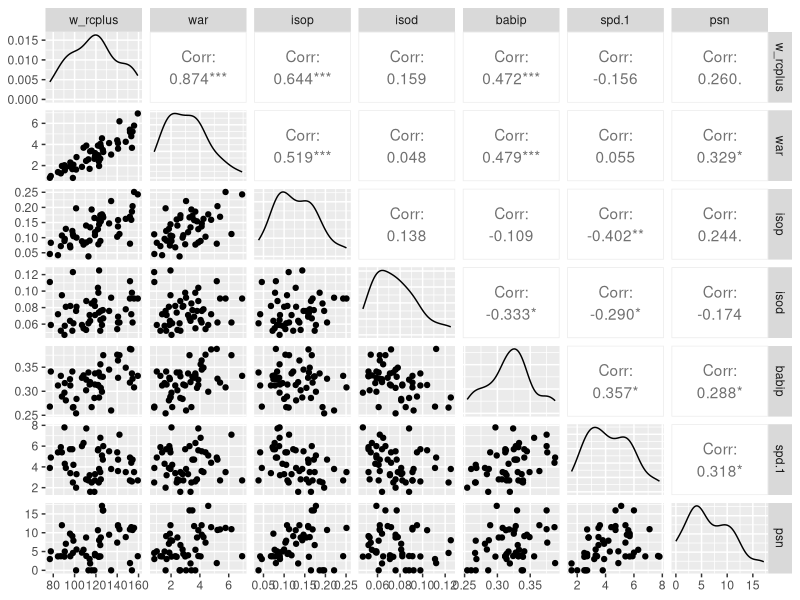
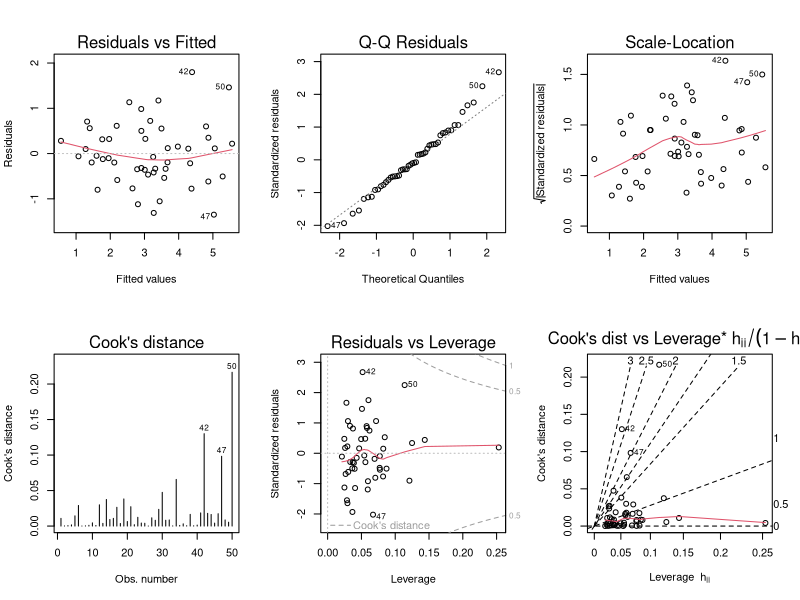
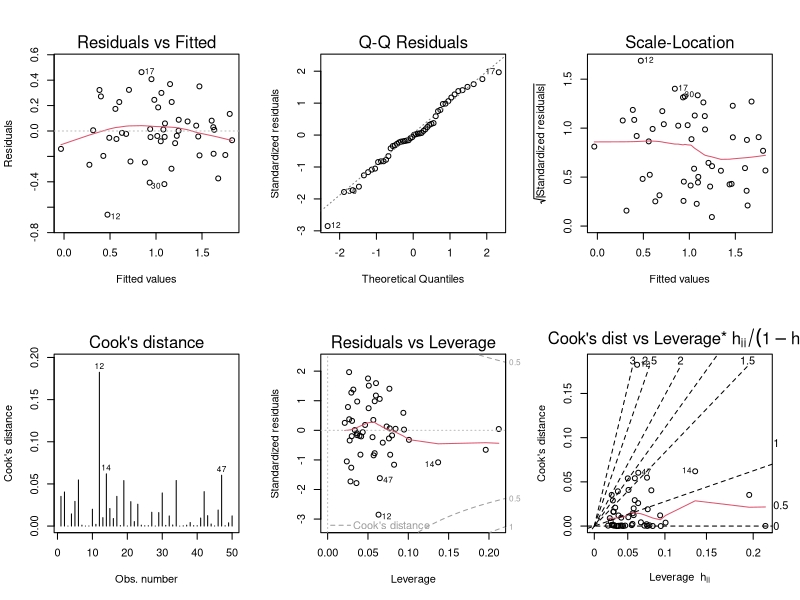

Here is the R script that generated these plots, in order: (Note: this script raises an error after producing the figures.)
#packages required
install.packages('car')
install.packages('ggplot2')
install.packages('GGally')
install.packages('lmtest')

library(car)
library(ggplot2)
library(GGally)
library(lmtest)

#working directory
setwd('C:\\Users\\Finance_Analytics\\WARAnalysis')
setwd('C:\\Users\\esteb\\Documents\\GitHub\\WARAnalysis-KBO2023\\WARAnalysis_Cleaned_v0.2')
Dataset_WARAnalysis_v0.1 <- read.csv('Dataset_WARAnalysis_v0.1.csv')

#prototype models

#model 0.1 series

LM_Prototype_WARAnalysis_v0.1.1 <- lm(war~batting_average+on_base_percentage+slugging_percentage, data=Dataset_WARAnalysis_v0.1)
summary(LM_Prototype_WARAnalysis_v0.1.1)
vif(LM_Prototype_WARAnalysis_v0.1.1)
saveRDS(LM_Prototype_WARAnalysis_v0.1.1, file='C:\\Users\\Finance_Analytics\\WARAnalysis\\LM_Prototype_WARAnalysis_v0.1.1.rds')
#insignificant because of batting_average

LM_Prototype_WARAnalysis_v0.1.2 <- lm(war~hr_ratio+bb_ratio+isop+isod+babip+spd+psn+w_oba+w_rc_27o_pf+w_raa_pf, data=Dataset_WARAnalysis_v0.1)
summary(LM_Prototype_WARAnalysis_v0.1.2)
vif(LM_Prototype_WARAnalysis_v0.1.2)
saveRDS(LM_Prototype_WARAnalysis_v0.1.2, file='C:\\Users\\Finance_Analytics\\WARAnalysis\\LM_Prototype_WARAnalysis_v0.1.2.rds')
#insignificant

LM_Prototype_WARAnalysis_v0.1.3 <- lm(war~isop+isod+babip+spd+psn+w_rcplus, data=Dataset_WARAnalysis_v0.1)
summary(LM_Prototype_WARAnalysis_v0.1.3)
vif(LM_Prototype_WARAnalysis_v0.1.3)
ggpairs(Dataset_WARAnalysis_v0.1, c(29,30,36,37,38,39,40))
saveRDS(LM_Prototype_WARAnalysis_v0.1.3, file='C:\\Users\\Finance_Analytics\\WARAnalysis\\LM_Prototype_WARAnalysis_v0.1.3.rds')
#insignificant

LM_Prototype_WARAnalysis_v0.1.4 <- lm(war~w_oba_pf+isop+isod+babip, data=Dataset_WARAnalysis_v0.1)
summary(LM_Prototype_WARAnalysis_v0.1.4)
vif(LM_Prototype_WARAnalysis_v0.1.4)
saveRDS(LM_Prototype_WARAnalysis_v0.1.4, file='C:\\Users\\Finance_Analytics\\WARAnalysis\\LM_Prototype_WARAnalysis_v0.1.4.rds')
#insignificant

LM_Prototype_WARAnalysis_v0.1.5 <- lm(war~on_base_percentage+slugging_percentage, data=Dataset_WARAnalysis_v0.1)
summary(LM_Prototype_WARAnalysis_v0.1.5)
vif(LM_Prototype_WARAnalysis_v0.1.5)
par(mfrow=c(2,3))
plot(LM_Prototype_WARAnalysis_v0.1.5, which=c(1:6))
saveRDS(LM_Prototype_WARAnalysis_v0.1.5, file='C:\\Users\\Finance_Analytics\\WARAnalysis\\LM_Prototype_WARAnalysis_v0.1.5.rds')
#significant


#cleaned dataset 0.1 
Dataset_Cleaned_WARAnalysis_v0.1 <- read.csv('Dataset_Cleaned_WARAnalysis_v0.1.csv')
LM_Cleaned_WARAnalysis_v0.1.1 <- lm(ln_war~ln_on_base_percentage+ln_slugging_percentage, data=Dataset_Cleaned_WARAnalysis_v0.1)
summary(LM_Cleaned_WARAnalysis_v0.1.1)
par(mfrow=c(2,3))
plot(LM_Cleaned_WARAnalysis_v0.1.1, which=c(1:6))
vif(LM_Cleaned_WARAnalysis_v0.1.1)
par(mfrow=c(1,1))
skewness(LM_Cleaned_WARAnalysis_v0.1.1$residuals)
kurtosis(LM_Cleaned_WARAnalysis_v0.1.1$residuals)
saveRDS(LM_Cleaned_WARAnalysis_v0.1.1, file='C:\\Users\\Finance_Analytics\\WARAnalysis\\LM_Cleaned_WARAnalysis_v0.1.1.rds')
#significant, and residual plot's variance is smaller than LM_Prototype_WARAnalysis_v0.1.5

#cleaned dataset 0.2

#model 0.2.1 series(contain all variables)
Dataset_Cleaned_WARAnalysis_v0.2 <- read.csv('Dataset_Cleaned_WARAnalysis_v0.2.csv')
LM_Cleaned_WARAnalysis_v0.2.1 <- lm(war~hits_game+doubles_game+triples_game+homeruns_game+rbi_game
                                    +stolen_game+caught_game+bb_game+hp_game, 
                                    data=Dataset_Cleaned_WARAnalysis_v0.2) #basehits_game is removed because of high multicolinearity
LM_Cleaned_WARAnalysis_v0.2.1l <- lm(ln_war~ln_hits_game+ln_doubles_game+ln_triples_game+ln_homeruns_game
                                     +ln_basehits_game+ln_rbi_game+ln_stolen_game+ln_caught_game+ln_bb_game+ln_hp_game, 
                                     data=Dataset_Cleaned_WARAnalysis_v0.2)
summary(LM_Cleaned_WARAnalysis_v0.2.1)
summary(LM_Cleaned_WARAnalysis_v0.2.1l)
vif(LM_Cleaned_WARAnalysis_v0.2.1)
vif(LM_Cleaned_WARAnalysis_v0.2.1l)
step(LM_Cleaned_WARAnalysis_v0.2.1, direction = 'both')
summary(lm(formula = war ~ hits_game + doubles_game + homeruns_game + 
             stolen_game + bb_game, data = Dataset_Cleaned_WARAnalysis_v0.2))
step(LM_Cleaned_WARAnalysis_v0.2.1l, direction = 'both')
summary(lm(formula = ln_war ~ ln_hits_game + ln_basehits_game + ln_bb_game, 
           data = Dataset_Cleaned_WARAnalysis_v0.2))

#model 0.2.2 series(selected variables)

#model 0.2.2a - variables are selected by step method
LM_Cleaned_WARAnalysis_v0.2.2a <- lm(formula = war ~ hits_game + homeruns_game + 
                                       stolen_game + bb_game, data = Dataset_Cleaned_WARAnalysis_v0.2)
LM_Cleaned_WARAnalysis_v0.2.2la <- lm(formula = ln_war ~ ln_hits_game + ln_basehits_game + ln_bb_game, 
                                     data = Dataset_Cleaned_WARAnalysis_v0.2)
summary(LM_Cleaned_WARAnalysis_v0.2.2a)
summary(LM_Cleaned_WARAnalysis_v0.2.2la)
par(mfrow=c(2,3))
plot(LM_Cleaned_WARAnalysis_v0.2.2a, which=c(1:6))
plot(LM_Cleaned_WARAnalysis_v0.2.2la, which=c(1:6))
shapiro.test(LM_Cleaned_WARAnalysis_v0.2.2a$residuals)


#model 0.2.2b
LM_Cleaned_WARAnalysis_v0.2.3 <- lm(war~., data=Dataset_Cleaned_WARAnalysis_v0.2)
step(LM_Cleaned_WARAnalysis_v0.2.3, direction = 'both')
LM_Cleaned_WARAnalysis_v0.2.3a <- lm(formula = war ~ ln_hits_game + ln_triples_game + ln_homeruns_game + ln_basehits_game
                                     + ln_bb_game+ln_stolen_game+ln_caught_game+ln_hp_game, data = Dataset_Cleaned_WARAnalysis_v0.2)
summary(LM_Cleaned_WARAnalysis_v0.2.3a)
summary(lm(war~hits_game+doubles_game+triples_game+homeruns_game, 
           data=Dataset_Cleaned_WARAnalysis_v0.2))
LM_Cleaned_WARAnalysis_v0.2.3la <- lm(ln_war~hits_game+doubles_game+triples_game+homeruns_game+rbi_game
                                      +stolen_game+caught_game+bb_game+hp_game, 
                                      data=Dataset_Cleaned_WARAnalysis_v0.2)
summary(LM_Cleaned_WARAnalysis_v0.2.3la)
step(LM_Cleaned_WARAnalysis_v0.2.3la, direction = 'both')
LM_Cleaned_WARAnalysis_v0.2.3lb <- lm(formula = ln_war ~ hits_game + homeruns_game + 
                                        stolen_game + bb_game, data = Dataset_Cleaned_WARAnalysis_v0.2)
summary(LM_Cleaned_WARAnalysis_v0.2.3lb)
plot(LM_Cleaned_WARAnalysis_v0.2.3lb, which=c(1:6))
write.csv(Dataset_Cleaned_WARAnalysis_v0.2, file='C:\\Users\\esteb\\Documents\\GitHub\\WARAnalysis-KBO2023\\WARAnalysis_Cleaned_v0.2\\Dataset_Cleaned_WARAnalysis_v0.2.csv')
?write.csv
